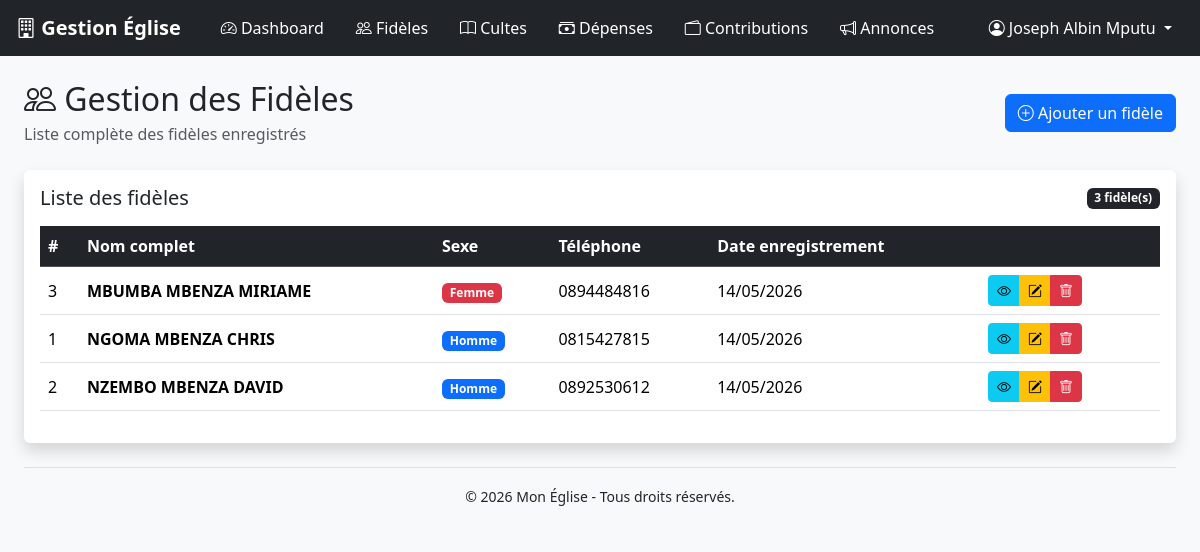
Screenshot of /views/fideles/ (signed in) with the database file from the repository.
### tables this page shows
CREATE TABLE `fideles` (
  `id` int(11) NOT NULL,
  `user_id` int(11) DEFAULT NULL,
  `nom` varchar(100) NOT NULL,
  `postnom` varchar(100) DEFAULT NULL,
  `prenom` varchar(100) DEFAULT NULL,
  `sexe` enum('M','F') NOT NULL,
  `telephone` varchar(30) DEFAULT NULL,
  `adresse` text DEFAULT NULL,
  `date_naissance` date DEFAULT NULL,
  `created_at` timestamp NOT NULL DEFAULT current_timestamp()
);

### views/fideles/index.php (the view, shortened to what this page needs)
<?php
require_once '../../config/database.php';
$fideles = $pdo->query("
    SELECT fi.*, CONCAT(fi.nom, ' ', fi.postnom, ' ', fi.prenom) AS nom_complet
    FROM fideles fi
    ORDER BY fi.nom ASC;
");
require_once '../../layouts/header.php';
?>
<?php require_once '../../layouts/navbar_sidebar.php'; ?>
<div class="d-flex">
    <div class="container-fluid p-4">
        <div class="d-flex justify-content-between align-items-center mb-4">
            <div>
                <h2 class="mb-1">
                    <i class="bi bi-people"></i>
                    Gestion des Fidèles
                </h2>
                <p class="text-muted mb-0">
                    Liste complète des fidèles enregistrés
                </p>
            </div>
            <a href="create_update_delete.php?action=create" class="btn btn-primary">
                <i class="bi bi-plus-circle"></i>
                Ajouter un fidèle
            </a>
        </div>
        <div class="card shadow border-0">
            <div class="card-body">
                <div class="d-flex justify-content-between align-items-center mb-3">
                    <h5 class="mb-0">
                        Liste des fidèles
                    </h5>
                    <span class="badge bg-dark">
                        <?= $fideles->rowCount(); ?> fidèle(s)
                    </span>
                </div>
                <div class="table-responsive">
                    <table class="table table-hover align-middle">
                        <thead class="table-dark">
                            <tr>
                                <th>#</th>
                                <th>Nom complet</th>
                                <th>Sexe</th>
                                <th>Téléphone</th>
                                <th>Date enregistrement</th>
                                <th width="180">
                                </th>
                            </tr>
                        </thead>
                        <tbody>
                            <?php if($fideles->rowCount() > 0): ?>
                            <?php foreach($fideles as $fidele): ?>
                            <tr>
                                <td>
                                    <?= $fidele['id'] ?>
                                </td>
                                <td>
                                    <strong>
                                        <?= htmlspecialchars($fidele['nom_complet']) ?>
                                    </strong>
                                </td>
                                <td>
                                    <?php if($fidele['sexe'] == 'M'): ?>
                                    <span class="badge bg-primary">
                                        Homme
                                    </span>
                                    <?php else: ?>
                                    <span class="badge bg-danger">
                                        Femme
                                    </span>
                                    <?php endif; ?>
                                </td>
                                <td>
                                    <?= htmlspecialchars($fidele['telephone']) ?>
                                </td>
                                <td>
                                    <?= date('d/m/Y', strtotime($fidele['created_at'])) ?>
                                </td>
                                <td>
                                    <div class="btn-group">
                                        <a href="view.php?id=<?= $fidele['id'] ?>" class="btn btn-info btn-sm">
                                            <i class="bi bi-eye"></i>
                                        </a>
                                        <a href="create_update_delete.php?action=edit&id=<?= $fidele['id'] ?>"
                                            class="btn btn-warning btn-sm">
                                            <i class="bi bi-pencil-square"></i>
                                        </a>
                                        <?php if($_SESSION['user']['role'] == 'admin'): ?>
                                        <a href="create_update_delete.php?action=delete&id=<?= $fidele['id'] ?>"
                                            class="btn btn-danger btn-sm"
                                            onclick="return confirm('Voulez-vous vraiment supprimer ce fidèle ?')">
                                            <i class="bi bi-trash"></i>
                                        </a>
                                        <?php endif; ?>
                                    </div>
                                </td>
                            </tr>
                            <?php endforeach; ?>
                            <?php endif; ?>
                        </tbody>
                    </table>
                </div>
            </div>
        </div>
        <?php require_once '../../layouts/footer.php'; ?>

### rows the page displays
fideles: id "3", nom_complet "MBUMBA MBENZA MIRIAME", sexe "Femme", telephone "0894484816", created_at "14/05/2026"
fideles: id "1", nom_complet "NGOMA MBENZA CHRIS", sexe "Homme", telephone "0815427815", created_at "14/05/2026"
fideles: id "2", nom_complet "NZEMBO MBENZA DAVID", sexe "Homme", telephone "0892530612", created_at "14/05/2026"

### other values shown
$_SESSION['user']['nom'] "Joseph Albin Mputu"
$fideles->rowCount() "3"
